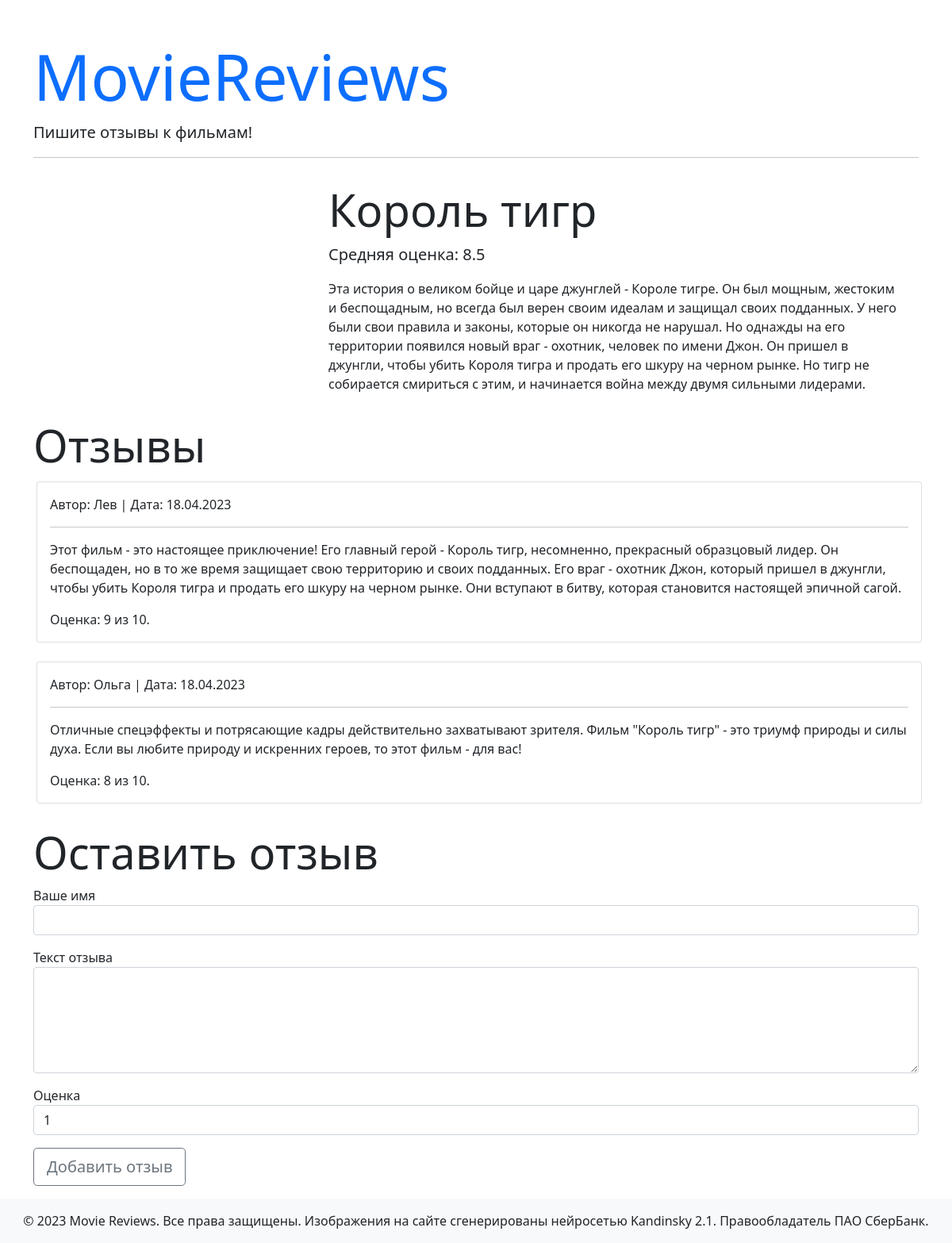
Screenshot of /film_detail/2 with the database file from the repository.
### models.py (models this page shows)
class Movie(db.Model):
    id = db.Column(db.Integer, primary_key=True, nullable=False)
    title = db.Column(db.String(255), nullable=False)
    description = db.Column(db.Text, nullable=False)
    image = db.Column(db.String(255))
    reviews = db.relationship('Review', back_populates='movie')

class Review(db.Model):
    id = db.Column(db.Integer, primary_key=True, nullable=False)
    name = db.Column(db.String(255), nullable=False)
    text = db.Column(db.Text, nullable=False)
    created_date = db.Column(db.DateTime, default=datetime.now())
    score = db.Column(db.Integer, nullable=False)
    movie = db.relationship('Movie', back_populates='reviews')
    movie_id = db.Column(db.Integer, db.ForeignKey('movie.id'))

### views.py (the view, shortened to what this page needs)
@app.route('/film_detail/<int:id>', methods=['GET', 'POST'])
def movie(id):
    movie = Movie.query.get(id)
    if movie.reviews:
        avg_score = round(sum(review.score for review in movie.reviews) / len(movie.reviews), 2)
    else:
        avg_score = 0
    form = ReviewForm()
    return render_template('movie.html', movie=movie, avg_score=avg_score, form=form)

### forms.py
class ReviewForm(FlaskForm):
    name = StringField('Ваше имя', validators=[DataRequired("Поле не должно быть пустым")])
    text = TextAreaField("Текст отзыва", validators=[DataRequired("Поле не должно быть пустым")])
    score = SelectField('Оценка', choices=[(str(i), str(i)) for i in range(1, 11)],
                        validators=[DataRequired("Поле не должно быть пустым")])
    submit = SubmitField("Добавить отзыв")

### templates/movie.html (shortened to what this page needs)
{% extends 'base.html' %}
{% block content %}
  <div class="row mb-3">
    <div class="col-md-4">
    </div>
    <div class="col-md-8">
      <h1 class="mt-3 display-4">{{ movie.title }}</h1>
      {% if avg_score %}
        <p class="lead">Средняя оценка: {{ avg_score }}</p>
      {% endif %}
      <p>{{ movie.description }}</p>
    </div>
  </div>
  <h1 class="display-4">Отзывы</h1>
  <div class="m-1">
    {% for review in movie.reviews %}
      <div class="card mb-4">
        <div class="card-body">
          <p class="card-text">Автор: {{ review.name }} | Дата: {{ review.created_date.strftime('%d.%m.%Y') }}</p>
          <hr>
          <p class="card-text font-italic">{{ review.text }}</p>
          <p class="card-text font-italic">Оценка: {{ review.score }} из 10.</p>
        </div>
      </div>
    {% else %}
      <p>Отзывов еще нет, но вы можете оставить первый!</p>
    {% endfor %}
  </div>
  <h1 class="display-4">Оставить отзыв</h1>
  {% include 'add_review.html' %}
{% endblock content %}

### rows the page displays
Movie: title "Король тигр", description "Эта история о великом бойце и царе джунглей - Короле тигре. Он был мощным, жестоким и беспощадным, но всегда был верен своим идеалам и защищал своих подданных. У него были свои правила и законы, которые он никогда не нарушал. Но однажды на его территории появился новый враг - охотник, человек по имени Джон. Он пришел в джунгли, чтобы убить Короля тигра и продать его шкуру на черном рынке. Но тигр не собирается смириться с этим, и начинается война между двумя сильными лидерами."
Review: name "Лев", created_date "18.04.2023", text "Этот фильм - это настоящее приключение! Его главный герой - Король тигр, несомненно, прекрасный образцовый лидер. Он беспощаден, но в то же время защищает свою территорию и своих подданных. Его враг - охотник Джон, который пришел в джунгли, чтобы убить Короля тигра и продать его шкуру на черном рынке. Они вступают в битву, которая становится настоящей эпичной сагой.", score "9"
Review: name "Ольга", created_date "18.04.2023", text "Отличные спецэффекты и потрясающие кадры действительно захватывают зрителя. Фильм \"Король тигр\" - это триумф природы и силы духа. Если вы любите природу и искренних героев, то этот фильм - для вас!", score "8"

### other values shown
{{ avg_score }} "8.5"
